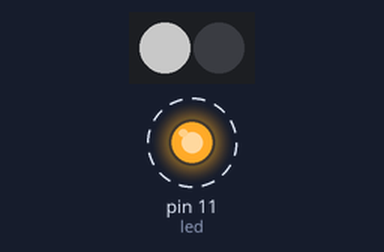
A sketch run on a simulated Arduino Uno, built with avr-gcc and run on an emulated ATmega328P. Shown: 2 RGB LEDs in strip order, left to right, output pins drawn as LEDs (lit = HIGH). Dashed ring = blinking. Dim RGB values are drawn brighter than linear.

Above: at 0.5 s.
Timing chart, 0 to 4.6 s (numbered marks = the images above):
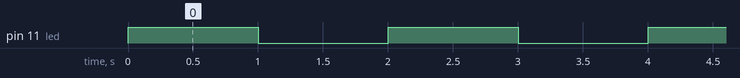

Measured:
- by itself, pin 11 (led): alternates HIGH for 1.0 s and LOW for 1.0 s

The sketch:

pulse2.ino
```cpp
/** Ramp all the pixels up and then back down.
 */
#include <Adafruit_NeoPixel.h>

#define led 11
#define NEOPIN 0
//#define PIN 10
#define NUM_PIXELS 2
//#define NUM_PIXELS 25

Adafruit_NeoPixel pixels = Adafruit_NeoPixel(
	NUM_PIXELS,  // how many pixels on strip?
	NEOPIN,  // output pin?
	NEO_GRB + NEO_KHZ800  // type of pixels?
);

int brightness = 0;
int direction = 1;

void setup() {
	pixels.begin();
	pixels.setPixelColor(0, 100, 100, 100);
	pixels.show();
  pinMode(led, OUTPUT);
}

void loop() {
  digitalWrite(led, HIGH);   // turn the LED on (HIGH is the voltage level)
  delay(1000);               // wait for a second
  digitalWrite(led, LOW);    // turn the LED off by making the voltage LOW
  delay(1000);               // wait for a second
}
	/******
	for(int i = 0 ; i < NUM_PIXELS ; i++)
		pixels.setPixelColor(i, 0, 0, brightness);

	// Make flashes; 10% the time, turn on pixel on full brightness
	if (random(10) == 0)
		pixels.setPixelColor(random(0, NUM_PIXELS), 255, 255, 255);

	pixels.show();
	delay(10);

	brightness = brightness + direction; // +=

	if (brightness == 200)
		direction = -1;
	else
	if (brightness == 0)
		direction = +1;
	******/
```
